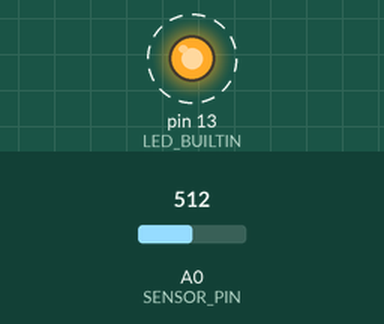
Recording of a sketch running on a simulated Arduino Uno, built with avr-gcc and run on an emulated ATmega328P. Shown: output pins drawn as LEDs (lit = HIGH). Dashed ring = blinking. Inputs (shaded band) come from the test bench; at power-on: A0 (SENSOR_PIN) = 512. What the sketch prints to the serial monitor is not drawn.

Above: at 0.1 s.
Timing chart, 0 to 3.0 s (numbered marks = the images above):
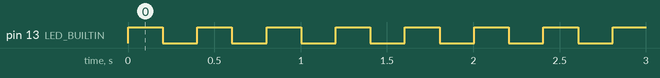

Measured:
- by itself, pin 13 (LED_BUILTIN): alternates HIGH for 0.20 s and LOW for 0.20 s

The sketch:

sentinel_node.ino
```cpp
// Stage 1: read the potentiometer on A0 and send it over USB serial.
// Temporary human-readable format, one line every 200 ms:
//   tick <n> a0 <0-1023>

const int SENSOR_PIN = A0;   // potentiometer wiper (analogRead sets up the pin itself)

unsigned long count = 0;     // lines sent since power-up
bool ledOn = false;

void setup() {
  pinMode(LED_BUILTIN, OUTPUT);
  Serial.begin(115200);      // USB serial (this board ignores the number; kept for habit)
}

void loop() {
  int reading = analogRead(SENSOR_PIN);   // 10-bit: 0 to 1023

  Serial.print("tick ");
  Serial.print(count);
  Serial.print(" a0 ");
  Serial.println(reading);                // e.g. "tick 12 a0 517"
  count = count + 1;

  ledOn = !ledOn;                         // blink so we can see the loop running
  digitalWrite(LED_BUILTIN, ledOn ? HIGH : LOW);

  delay(200);
}
```
